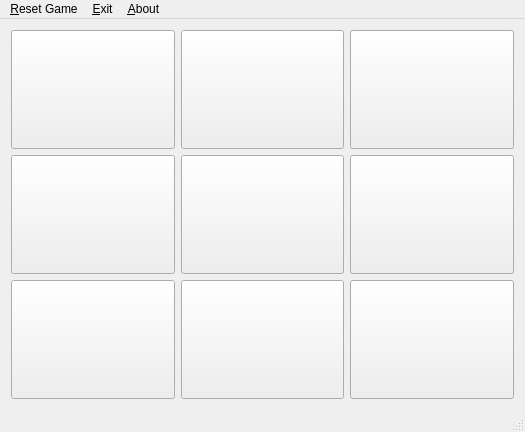
<?xml version="1.0" encoding="UTF-8"?>
<ui version="4.0">
 <class>MainWindow</class>
 <widget class="QMainWindow" name="MainWindow">
  <property name="enabled">
   <bool>true</bool>
  </property>
  <property name="geometry">
   <rect>
    <x>0</x>
    <y>0</y>
    <width>525</width>
    <height>432</height>
   </rect>
  </property>
  <property name="sizePolicy">
   <sizepolicy hsizetype="Preferred" vsizetype="Preferred">
    <horstretch>0</horstretch>
    <verstretch>0</verstretch>
   </sizepolicy>
  </property>
  <property name="windowTitle">
   <string>MainWindow</string>
  </property>
  <widget class="QWidget" name="centralWidget">
   <property name="sizePolicy">
    <sizepolicy hsizetype="Fixed" vsizetype="Fixed">
     <horstretch>0</horstretch>
     <verstretch>0</verstretch>
    </sizepolicy>
   </property>
   <layout class="QGridLayout" name="gridLayout">
    <item row="2" column="0">
     <widget class="QPushButton" name="pushButton_7">
      <property name="sizePolicy">
       <sizepolicy hsizetype="Expanding" vsizetype="Expanding">
        <horstretch>0</horstretch>
        <verstretch>0</verstretch>
       </sizepolicy>
      </property>
      <property name="font">
       <font>
        <family>Wicked Mouse</family>
        <pointsize>20</pointsize>
        <bold>true</bold>
       </font>
      </property>
      <property name="text">
       <string/>
      </property>
     </widget>
    </item>
    <item row="1" column="0">
     <widget class="QPushButton" name="pushButton_4">
      <property name="sizePolicy">
       <sizepolicy hsizetype="Expanding" vsizetype="Expanding">
        <horstretch>0</horstretch>
        <verstretch>0</verstretch>
       </sizepolicy>
      </property>
      <property name="font">
       <font>
        <family>Wicked Mouse</family>
        <pointsize>20</pointsize>
        <bold>true</bold>
       </font>
      </property>
      <property name="text">
       <string/>
      </property>
     </widget>
    </item>
    <item row="1" column="1">
     <widget class="QPushButton" name="pushButton_5">
      <property name="sizePolicy">
       <sizepolicy hsizetype="Expanding" vsizetype="Expanding">
        <horstretch>0</horstretch>
        <verstretch>0</verstretch>
       </sizepolicy>
      </property>
      <property name="font">
       <font>
        <family>Wicked Mouse</family>
        <pointsize>20</pointsize>
        <bold>true</bold>
       </font>
      </property>
      <property name="text">
       <string/>
      </property>
     </widget>
    </item>
    <item row="2" column="1">
     <widget class="QPushButton" name="pushButton_8">
      <property name="sizePolicy">
       <sizepolicy hsizetype="Expanding" vsizetype="Expanding">
        <horstretch>0</horstretch>
        <verstretch>0</verstretch>
       </sizepolicy>
      </property>
      <property name="font">
       <font>
        <family>Wicked Mouse</family>
        <pointsize>20</pointsize>
        <bold>true</bold>
       </font>
      </property>
      <property name="text">
       <string/>
      </property>
     </widget>
    </item>
    <item row="0" column="2">
     <widget class="QPushButton" name="pushButton_3">
      <property name="sizePolicy">
       <sizepolicy hsizetype="Expanding" vsizetype="Expanding">
        <horstretch>0</horstretch>
        <verstretch>0</verstretch>
       </sizepolicy>
      </property>
      <property name="font">
       <font>
        <family>Wicked Mouse</family>
        <pointsize>20</pointsize>
        <bold>false</bold>
       </font>
      </property>
      <property name="text">
       <string/>
      </property>
     </widget>
    </item>
    <item row="0" column="0">
     <widget class="QPushButton" name="pushButton">
      <property name="sizePolicy">
       <sizepolicy hsizetype="Expanding" vsizetype="Expanding">
        <horstretch>0</horstretch>
        <verstretch>0</verstretch>
       </sizepolicy>
      </property>
      <property name="font">
       <font>
        <family>Wicked Mouse</family>
        <pointsize>20</pointsize>
        <bold>false</bold>
       </font>
      </property>
      <property name="text">
       <string/>
      </property>
     </widget>
    </item>
    <item row="1" column="2">
     <widget class="QPushButton" name="pushButton_6">
      <property name="sizePolicy">
       <sizepolicy hsizetype="Expanding" vsizetype="Expanding">
        <horstretch>0</horstretch>
        <verstretch>0</verstretch>
       </sizepolicy>
      </property>
      <property name="font">
       <font>
        <family>Wicked Mouse</family>
        <pointsize>20</pointsize>
        <bold>true</bold>
       </font>
      </property>
      <property name="text">
       <string/>
      </property>
     </widget>
    </item>
    <item row="0" column="1">
     <widget class="QPushButton" name="pushButton_2">
      <property name="sizePolicy">
       <sizepolicy hsizetype="Expanding" vsizetype="Expanding">
        <horstretch>0</horstretch>
        <verstretch>0</verstretch>
       </sizepolicy>
      </property>
      <property name="font">
       <font>
        <family>Wicked Mouse</family>
        <pointsize>20</pointsize>
        <bold>true</bold>
       </font>
      </property>
      <property name="text">
       <string/>
      </property>
     </widget>
    </item>
    <item row="2" column="2">
     <widget class="QPushButton" name="pushButton_9">
      <property name="sizePolicy">
       <sizepolicy hsizetype="Expanding" vsizetype="Expanding">
        <horstretch>0</horstretch>
        <verstretch>0</verstretch>
       </sizepolicy>
      </property>
      <property name="font">
       <font>
        <family>Wicked Mouse</family>
        <pointsize>20</pointsize>
        <bold>true</bold>
       </font>
      </property>
      <property name="text">
       <string/>
      </property>
     </widget>
    </item>
   </layout>
  </widget>
  <widget class="QMenuBar" name="menuBar">
   <property name="geometry">
    <rect>
     <x>0</x>
     <y>0</y>
     <width>525</width>
     <height>22</height>
    </rect>
   </property>
   <widget class="QMenu" name="menu_Exit">
    <property name="title">
     <string>&amp;Exit</string>
    </property>
    <addaction name="actionexit"/>
   </widget>
   <widget class="QMenu" name="menu_About">
    <property name="title">
     <string>&amp;About</string>
    </property>
    <addaction name="actionBuild_By_Team_4Alpha"/>
   </widget>
   <widget class="QMenu" name="menu_New_Game">
    <property name="title">
     <string>&amp;Reset Game</string>
    </property>
    <addaction name="actionnew_game"/>
   </widget>
   <addaction name="menu_New_Game"/>
   <addaction name="menu_Exit"/>
   <addaction name="menu_About"/>
  </widget>
  <widget class="QStatusBar" name="statusBar"/>
  <action name="actionnew_game">
   <property name="text">
    <string>new game</string>
   </property>
  </action>
  <action name="actionexit">
   <property name="text">
    <string>exit</string>
   </property>
  </action>
  <action name="actionyru">
   <property name="text">
    <string>yru</string>
   </property>
  </action>
  <action name="actionBuild_By_Team_4Alpha">
   <property name="text">
    <string>Build By Team 4Alpha</string>
   </property>
  </action>
 </widget>
 <layoutdefault spacing="6" margin="11"/>
 <resources/>
 <connections/>
</ui>
